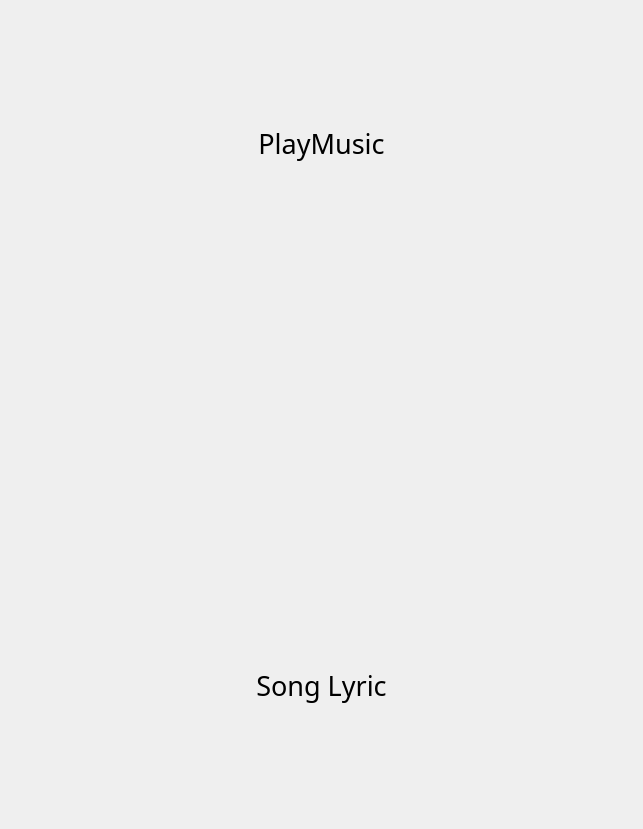
<?xml version="1.0" encoding="UTF-8"?>
<ui version="4.0">
 <class>BodyWindow</class>
 <widget class="QWidget" name="BodyWindow">
  <property name="geometry">
   <rect>
    <x>0</x>
    <y>0</y>
    <width>643</width>
    <height>829</height>
   </rect>
  </property>
  <property name="windowTitle">
   <string>Body Motion</string>
  </property>
  <layout class="QHBoxLayout" name="horizontalLayout">
   <item>
    <layout class="QVBoxLayout" name="verticalLayout">
     <item>
      <widget class="QLabel" name="lblMusic">
       <property name="font">
        <font>
         <family>Adobe Devanagari</family>
         <pointsize>20</pointsize>
        </font>
       </property>
       <property name="text">
        <string>PlayMusic</string>
       </property>
       <property name="alignment">
        <set>Qt::AlignCenter</set>
       </property>
      </widget>
     </item>
     <item>
      <widget class="QLabel" name="lblMotion">
       <property name="text">
        <string/>
       </property>
       <property name="pixmap">
        <pixmap>images/conductor.png</pixmap>
       </property>
       <property name="scaledContents">
        <bool>true</bool>
       </property>
      </widget>
     </item>
     <item>
      <widget class="QLabel" name="lblSongLyric">
       <property name="font">
        <font>
         <family>細明體</family>
         <pointsize>20</pointsize>
        </font>
       </property>
       <property name="text">
        <string>Song Lyric</string>
       </property>
       <property name="alignment">
        <set>Qt::AlignCenter</set>
       </property>
      </widget>
     </item>
    </layout>
   </item>
  </layout>
 </widget>
 <resources/>
 <connections/>
</ui>
